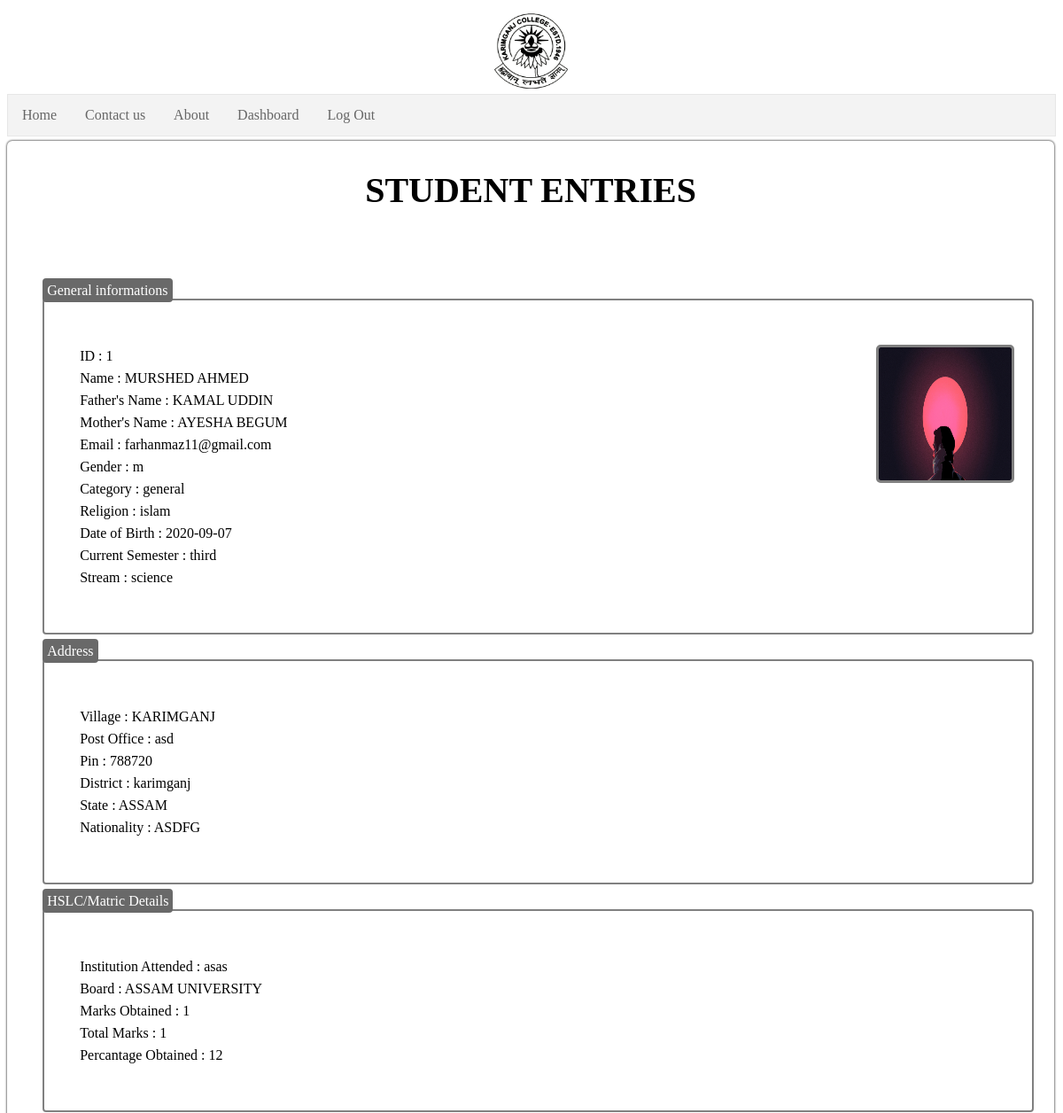
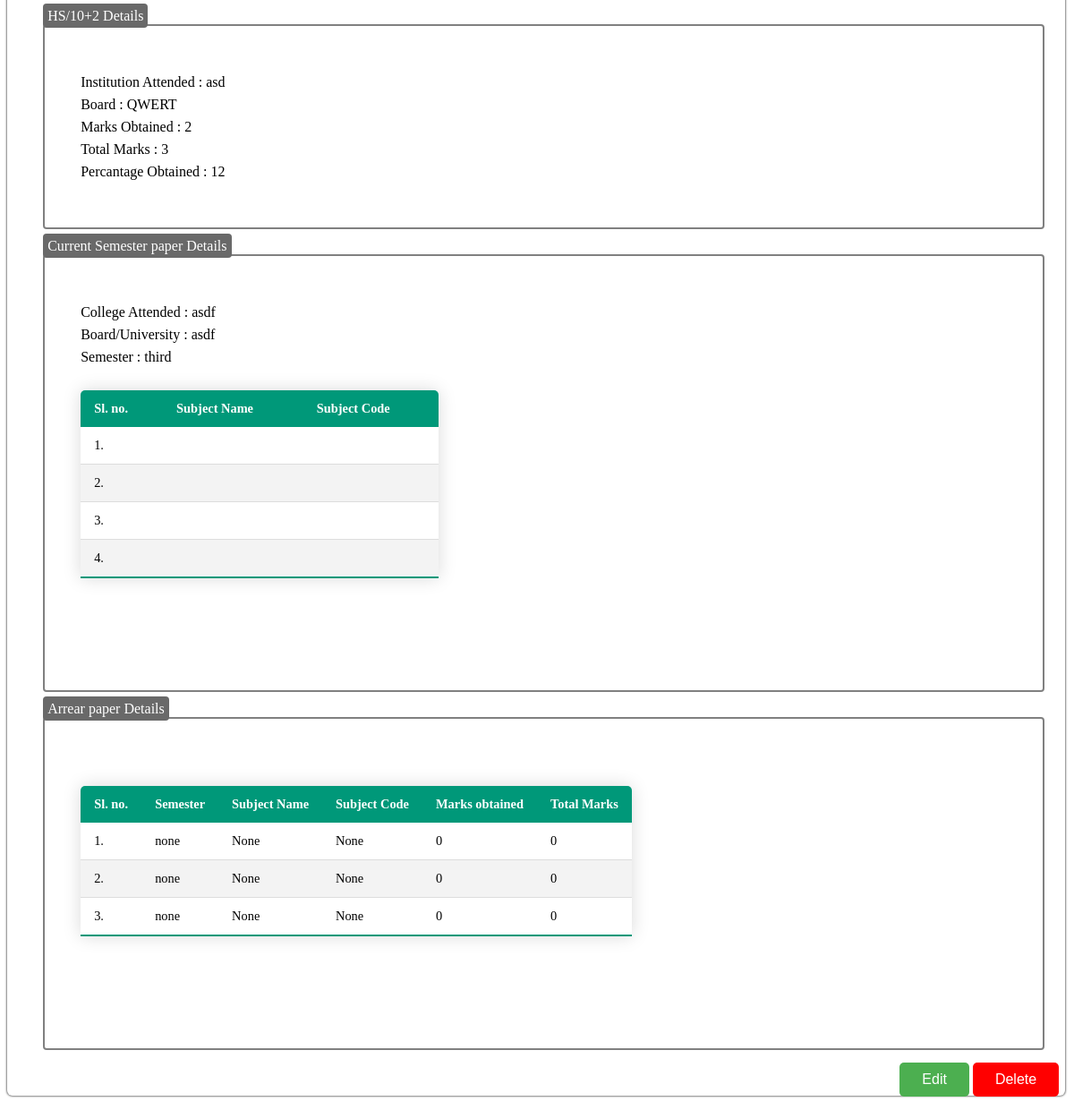
Page /details.php?id=1 on the committed database (2 pictures, top to bottom).
### tables this page shows
CREATE TABLE `pic` (
  `photo` varchar(350) NOT NULL,
  `sign` varchar(350) NOT NULL,
  `id` int(11) NOT NULL
);

CREATE TABLE `regi1` (
  `name` text NOT NULL,
  `father` text NOT NULL,
  `mother` text NOT NULL,
  `gender` char(1) NOT NULL,
  `category` text NOT NULL,
  `religion` text NOT NULL,
  `birthdate` date NOT NULL,
  `college` text NOT NULL,
  `university` text NOT NULL,
  `semester` text NOT NULL,
  `stream` text NOT NULL,
  `honours` text,
  `arrear` int(11) NOT NULL,
  `id` int(11) NOT NULL
);

CREATE TABLE `register` (
  `id` int(11) NOT NULL,
  `name` text NOT NULL,
  `email` varchar(40) NOT NULL,
  `password` varchar(20) NOT NULL
);

CREATE TABLE `regi2` (
  `village` text NOT NULL,
  `postOffice` text NOT NULL,
  `pin` int(11) NOT NULL,
  `district` text NOT NULL,
  `state` text NOT NULL,
  `nationality` text NOT NULL,
  `village2` text NOT NULL,
  `postOffice2` text NOT NULL,
  `pin2` int(11) NOT NULL,
  `district2` text NOT NULL,
  `state2` text NOT NULL,
  `nationality2` text NOT NULL,
  `id` int(11) NOT NULL
);

CREATE TABLE `regi3` (
  `institution` text NOT NULL,
  `board` text NOT NULL,
  `mark` int(11) NOT NULL,
  `total` int(11) NOT NULL,
  `percentage` int(11) NOT NULL,
  `marksheet` varchar(350) NOT NULL,
  `HSinstitution` text NOT NULL,
  `HSboard` text NOT NULL,
  `HSmark` int(11) NOT NULL,
  `HStotal` int(11) NOT NULL,
  `HSpercentage` int(11) NOT NULL,
  `HSmarksheet` varchar(350) NOT NULL,
  `id` int(11) NOT NULL
);

CREATE TABLE `application2` (
  `college` text NOT NULL,
  `university` text NOT NULL,
  `semester` text NOT NULL,
  `subject1` text NOT NULL,
  `subcode1` text NOT NULL,
  `subject2` text NOT NULL,
  `subcode2` text NOT NULL,
  `subject3` text NOT NULL,
  `subcode3` text NOT NULL,
  `subject4` text NOT NULL,
  `subcode4` text NOT NULL,
  `subject5` text NOT NULL,
  `subcode5` text NOT NULL,
  `subject6` text NOT NULL,
  `subcode6` text NOT NULL,
  `subject7` text,
  `subcode7` text,
  `subject8` text,
  `subcode8` text,
  `subject9` text,
  `subcode9` text,
  `subject10` text,
  `subcode10` text,
  `choice` char(1) NOT NULL,
  `arrear` int(11) DEFAULT NULL,
  `id` int(11) NOT NULL
);

CREATE TABLE `application3` (
  `semester1` text NOT NULL,
  `sub1` text NOT NULL,
  `subcode1` text NOT NULL,
  `mark1` int(11) NOT NULL,
  `total1` int(11) NOT NULL,
  `semester2` text NOT NULL,
  `sub2` text NOT NULL,
  `subcode2` text NOT NULL,
  `mark2` int(11) NOT NULL,
  `total2` int(11) NOT NULL,
  `semester3` text NOT NULL,
  `sub3` text NOT NULL,
  `subcode3` text NOT NULL,
  `mark3` int(11) NOT NULL,
  `total3` int(11) NOT NULL,
  `semester4` text NOT NULL,
  `sub4` text NOT NULL,
  `subcode4` text NOT NULL,
  `mark4` int(11) NOT NULL,
  `total4` int(11) NOT NULL,
  `id` int(11) NOT NULL
);

### details.php (the view, shortened to what this page needs)
<?php
     include 'dbcon.php';
     $id=$_GET['id'];
     $qry="SELECT * From register Where ID='$id'";
     $run=mysqli_query($conn,$qry);
     $data=mysqli_fetch_assoc($run);
     $qry1="SELECT * From regi1 Where ID='$id'";
     $run1=mysqli_query($conn,$qry1);
     $data1=mysqli_fetch_assoc($run1);
     $qry2="SELECT * From regi2 Where ID='$id'";
     $run2=mysqli_query($conn,$qry2);
     $data2=mysqli_fetch_assoc($run2);
     $qry3="SELECT * From regi3 Where ID='$id'";
     $run3=mysqli_query($conn,$qry3);
     $data3=mysqli_fetch_assoc($run3);
     $qry4="SELECT * From pic Where ID='$id'";
     $run4=mysqli_query($conn,$qry4);
     $data4=mysqli_fetch_assoc($run4);
     $qry6="SELECT * From application2 Where ID='$id'";
     $run6=mysqli_query($conn,$qry6);
     $data6= mysqli_fetch_assoc($run6);
     $qry7="SELECT * From application3 Where ID='$id'";
     $run7=mysqli_query($conn,$qry7);
     $data7= mysqli_fetch_assoc($run7);
?>
<html>
<head>
	<link rel="stylesheet" href="style.css">
</head>
<body>
	<form method="post" action="">
	<div class="box">
	<center><img src="kc.png" width="100px" alt=""></center>
	<div class="inner-box">
	<h1 align="center">STUDENT ENTRIES</h1>
        <br><br><br>
        <a class="title2">General informations</a>
        <div class="box1" style=" padding-top: 50px; padding-bottom: 50px; font-family: serif; line-height: 25px;">
            <a href='<?php echo $data4['photo']; ?>'>
                <img src='<?php echo $data4['photo']; ?>' height="150" width="150" style=" float: right; border: 3px solid gray; border-radius: 5px"/>
            </a>
            ID : <?php echo $id; ?><br>
            Name : <?php echo strtoupper($data1['name']); ?><br>
            Father's Name : <?php echo strtoupper($data1['father']); ?><br>
            Mother's Name : <?php echo strtoupper($data1['mother']); ?><br>
            Email : <?php echo $data['email']; ?><br>
            Gender : <?php echo $data1['gender']; ?><br>
            Category : <?php echo $data1['category']; ?><br>
            Religion : <?php echo $data1['religion']; ?><br>
            Date of Birth : <?php echo $data1['birthdate']; ?><br>
            Current Semester : <?php echo $data1['semester']; ?><br>
            Stream : <?php echo $data1['stream']; ?><br>
        </div>
        <a class="title2">Address</a>
        <div class="box1" style=" padding-top: 50px; padding-bottom: 50px; font-family: serif; line-height: 25px;">
            Village : <?php echo $data2['village']; ?><br>
            Post Office : <?php echo $data2['postOffice']; ?><br>
            Pin : <?php echo $data2['pin']; ?><br>
            District : <?php echo $data2['district']; ?><br>
            State : <?php echo $data2['state']; ?><br>
            Nationality : <?php echo $data2['nationality']; ?><br>
        </div>
        <a class="title2">HSLC/Matric Details</a>
        <div class="box1" style=" padding-top: 50px; padding-bottom: 50px; font-family: serif; line-height: 25px;">
            Institution Attended : <?php echo $data3['institution']; ?><br>
            Board : <?php echo $data3['board']; ?><br>
            Marks Obtained : <?php echo $data3['mark']; ?><br>
            Total Marks : <?php echo $data3['total']; ?><br>
            Percantage Obtained : <?php echo $data3['percentage']; ?><br>
        </div>
        <a class="title2">HS/10+2 Details</a>
        <div class="box1" style=" padding-top: 50px; padding-bottom: 50px; font-family: serif; line-height: 25px;">
            Institution Attended : <?php echo $data3['HSinstitution']; ?><br>
            Board : <?php echo $data3['HSboard']; ?><br>
            Marks Obtained : <?php echo $data3['HSmark']; ?><br>
            Total Marks : <?php echo $data3['HStotal']; ?><br>
            Percantage Obtained : <?php echo $data3['HSpercentage']; ?><br>
        </div>
        <?php
            if($data1['arrear']==0||$data1['arrear']==1||$data1['arrear']==2||$data1['arrear']==3||$data1['arrear']==4){
        ?>
        <a class="title2">Current Semester paper Details</a>
        <div class="box1" style=" padding-top: 50px; padding-bottom: 50px; font-family: serif; line-height: 25px;">
         College Attended : <?php echo $data6['college']; ?><br>
         Board/University : <?php echo $data6['university']; ?><br>
         Semester : <?php echo $data6['semester']; ?><br>
         <table class="c-table">
        <thead>
            <tr>
                <th>Sl. no.</th>
                <th>Subject Name</th>
                <th>Subject Code</th>
            </tr>
        </thead>
        <tbody>
            <tr>
                <td>1.</td>
                <td> <?php echo $data6['subject1'] ?> </td>
                <td> <?php echo $data6['subcode1'] ?> </td>
            </tr>
            <tr>
                <td>2.</td>
                <td> <?php echo $data6['subject2'] ?> </td>
                <td> <?php echo $data6['subcode2'] ?> </td>
            </tr>
            <tr>
                <td>3.</td>
                <td> <?php echo $data6['subject3'] ?> </td>
                <td> <?php echo $data6['subcode3'] ?> </td>
            </tr>
            <tr>
                <td>4.</td>
                <td> <?php echo $data6['subject4'] ?> </td>
                <td> <?php echo $data6['subcode4'] ?> </td>
            </tr>
        </tbody>
        </table><br><br>
        </div>
        <a class="title2">Arrear paper Details</a>
        <div class="box1" style=" padding-top: 50px; padding-bottom: 50px; font-family: serif; line-height: 25px;">
        <table class="c-table">
        <thead>
            <tr>
                <th>Sl. no.</th>
                <th>Semester</th>
                <th>Subject Name</th>
                <th>Subject Code</th>
                <th>Marks obtained</th>
                <th>Total Marks</th>
            </tr>
        </thead>
        <tbody>
            <tr>
                <td>1.</td>
                <td> <?php echo $data7['semester1'] ?> </td>
                <td> <?php echo $data7['sub1'] ?> </td>
                <td> <?php echo $data7['subcode1'] ?> </td>
                <td> <?php echo $data7['mark1'] ?> </td>
                <td> <?php echo $data7['total1'] ?> </td>
            </tr>
            <?php
            if($data6['arrear']>=2){
            ?>
            <tr>
                <td>2.</td>
                <td> <?php echo $data7['semester2'] ?> </td>
                <td> <?php echo $data7['sub2'] ?> </td>
                <td> <?php echo $data7['subcode2'] ?> </td>
                <td> <?php echo $data7['mark2'] ?> </td>
                <td> <?php echo $data7['total2'] ?> </td>
            </tr>
            <?php
            }
            if($data6['arrear']>=3){
            ?>
            <tr>
                <td>3.</td>
                <td> <?php echo $data7['semester3'] ?> </td>
                <td> <?php echo $data7['sub3'] ?> </td>
                <td> <?php echo $data7['subcode3'] ?> </td>
                <td> <?php echo $data7['mark3'] ?> </td>
                <td> <?php echo $data7['total3'] ?> </td>
            </tr>
            <?php
            }
            ?>
        </tbody>
        </table><br><br>
        </div>
        <?php
                            }
                        ?>
        <a href="http://localhost/web/delete.php?id=<?php echo $id; ?>"><input type="button" class="delete-button" value="Delete"/></a>
        <a href="http://localhost/web/edit.php?id=<?php echo $id; ?>"><input type="button" class="edit-button" value="Edit"/></a><br><br>
        </div>
        </div>
        </form>
</body>
</html>

### style.css (style rules this page uses)
.inner-box h1 { font-size: 40px; color: black; }
.inner-box { margin-top:5px; box-shadow:0px 0px 2px 1px grey; border-radius:6px; padding:5px; background:white; width:99%; height: available; }
.title2 { background: #696969; color: white; text-align: lest; padding: 5px; border-radius:4px; margin:2px; width:20%; margin-left:3%; }
.box1 { width:90%; padding:20px; padding-left:40px; border-radius:4px; border:2px solid grey; margin-left:3%; margin-bottom:10px; }
.c-table { border-collapse: collapse; margin: 25px 0; font-size: 0.9em; min-width: 400px; border-radius: 5px 5px 0 0; overflow: hidden; box-shadow: 0 0 20px rgba(0,0,0,0.15); }
.c-table thead tr { background-color: #009879; color: #ffffff; text-align: left; font-weight: bold; }
.c-table th, td { padding: 12px 15px; }
.c-table tbody tr { border-bottom: 1px solid #ddd; }
.c-table tbody tr:nth-of-type(even) { background-color: #f3f3f3; }
.c-table tbody tr:last-of-type { border-bottom: 2px solid #009879; }
.edit-button { background-color: #4CAF50; border: none; color: white; padding: 10px 25px; text-align: center; text-decoration: none; position:static; display: inline-block; font-size: 16px; margin: 4px 2px; cursor: pointer; float: right; padding-bottom: 10px; border-radius: 5px; }
.delete-button { background-color: red; border: none; color: white; padding: 10px 25px; text-align: center; text-decoration: none; display: inline-block; font-size: 16px; margin: 4px 2px; cursor: pointer; float: right; padding-bottom: 10px; border-radius: 5px; }

### rows in the picture
pic: photo (picture)
regi1: name "MURSHED AHMED", father "KAMAL UDDIN", mother "AYESHA BEGUM", gender "m", category "general", religion "islam", birthdate "2020-09-07", semester "third", stream "science"
register: email "farhanmaz11@gmail.com"
regi2: village "KARIMGANJ", postOffice "asd", pin "788720", district "karimganj", state "ASSAM", nationality "ASDFG"
regi3: institution "asas", board "ASSAM UNIVERSITY", mark "1", total "1", percentage "12", HSinstitution "asd", HSboard "QWERT", HSmark "2", HStotal "3", HSpercentage "12"
application2: college "asdf", university "asdf", semester "third"
application3: semester1 "none", sub1 "None", subcode1 "None", mark1 "0", total1 "0", semester2 "none", sub2 "None", subcode2 "None", mark2 "0", total2 "0", semester3 "none", sub3 "None", subcode3 "None", mark3 "0", total3 "0"

### other values in the picture
$id "1"
